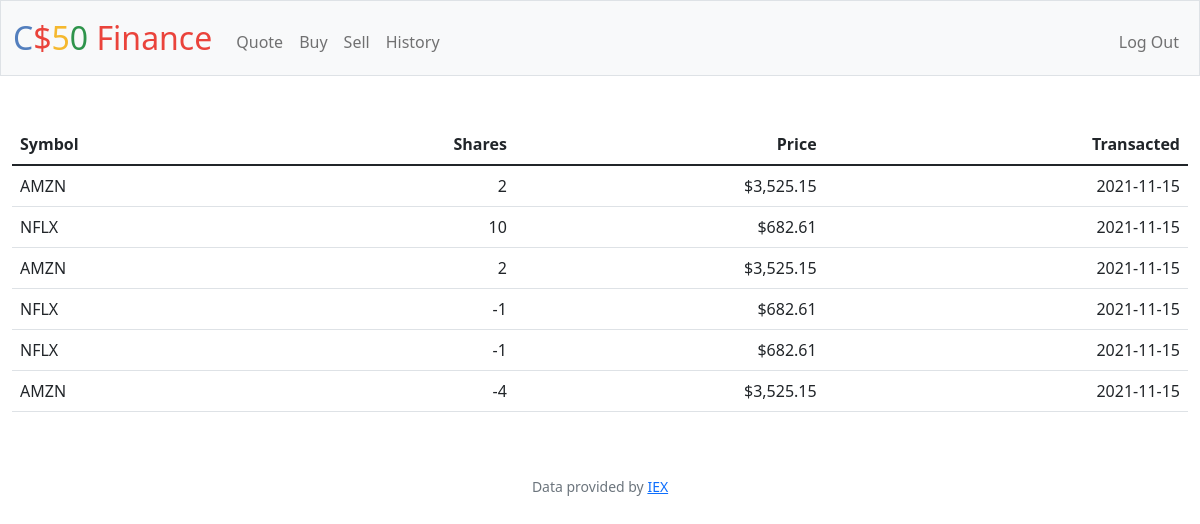
Screenshot of /history (signed in) with the database file from the repository.
### tables this page shows
CREATE TABLE transactions(id INTEGER, user_id INTEGER, symbol TEXT, shares INTEGER, price NUMERIC, time TEXT, PRIMARY KEY(id));

### app.py (the view)
@app.route("/history")
@login_required
def history():
    rows = db.execute("SELECT * FROM transactions WHERE user_id = ?", session["user_id"])
    return render_template("history.html", rows=rows)

### app.py (called while the page is built)
@app.after_request
def after_request(response):
    response.headers["Cache-Control"] = "no-cache, no-store, must-revalidate"
    response.headers["Expires"] = 0
    response.headers["Pragma"] = "no-cache"
    return response

### helpers.py (called while the page is built)
def login_required(f):
    @wraps(f)
    def decorated_function(*args, **kwargs):
        if session.get("user_id") is None:
            return redirect("/login")
        return f(*args, **kwargs)
    return decorated_function

def usd(value):
    return f"${value:,.2f}"

### templates/history.html (shortened to what this page needs)
{% extends "layout.html" %}
{% block main %}
<table class="table">
    <thead>
        <tr>
            <th class="text-start">Symbol</th>
            <th class="text-end">Shares</th>
            <th class="text-end">Price</th>
            <th class="text-end">Transacted</th>
        </tr>
    </thead>
    <tbody>
        {% for i in rows %}
            <tr>
                <td class="text-start">{{ i.symbol }}</td>
                <td class="text-end">{{ i.shares }}</td>
                <td class="text-end">{{ i.price | usd }}</td>
                <td class="text-end">{{ i.time }}</td>
            </tr>
        {% endfor %}
    </tbody>
</table>
{% endblock %}

### templates/layout.html (shortened to what this page needs)
<!DOCTYPE html>
<html lang="en">
    <head>
        <link href="https://cdn.jsdelivr.net/npm/bootstrap@5.1.3/dist/css/bootstrap.min.css" rel="stylesheet">
        <link href="/static/styles.css" rel="stylesheet">
    </head>
    <body>
        <nav class="bg-light border navbar navbar-expand-md navbar-light">
            <div class="container-fluid">
                <a class="navbar-brand" href="/"><span class="blue">C</span><span class="red">$</span><span class="yellow">5</span><span class="green">0</span> <span class="red">Finance</span></a>
                <div class="collapse navbar-collapse" id="navbar">
                    {% if session["user_id"] %}
                        <ul class="navbar-nav me-auto mt-2">
                            <li class="nav-item"><a class="nav-link" href="/quote">Quote</a></li>
                            <li class="nav-item"><a class="nav-link" href="/buy">Buy</a></li>
                            <li class="nav-item"><a class="nav-link" href="/sell">Sell</a></li>
                            <li class="nav-item"><a class="nav-link" href="/history">History</a></li>
                        </ul>
                        <ul class="navbar-nav ms-auto mt-2">
                            <li class="nav-item"><a class="nav-link" href="/logout">Log Out</a></li>
                        </ul>
                    {% else %}
                        <ul class="navbar-nav ms-auto mt-2">
                            <li class="nav-item"><a class="nav-link" href="/register">Register</a></li>
                            <li class="nav-item"><a class="nav-link" href="/login">Log In</a></li>
                        </ul>
                    {% endif %}
                </div>
            </div>
        </nav>
        <main class="container-fluid py-5 text-center">
            {% block main %}{% endblock %}
        </main>
        <footer class="mb-5 small text-center text-muted">
            Data provided by <a href="https://iexcloud.io/">IEX</a>
        </footer>
    </body>
</html>

### static/styles.css (style rules this page uses)
nav .navbar-brand { font-size: xx-large; }
nav .navbar-brand .blue { color: #537fbe; }
nav .navbar-brand .red { color: #ea433b; }
nav .navbar-brand .yellow { color: #f5b82e; }
nav .navbar-brand .green { color: #2e944b; }

### rows the page displays
transactions: symbol "AMZN", shares "2", price "$3,525.15", time "2021-11-15"
transactions: symbol "NFLX", shares "10", price "$682.61", time "2021-11-15"
transactions: symbol "AMZN", shares "2", price "$3,525.15", time "2021-11-15"
transactions: symbol "NFLX", shares "-1", price "$682.61", time "2021-11-15"
transactions: symbol "NFLX", shares "-1", price "$682.61", time "2021-11-15"
transactions: symbol "AMZN", shares "-4", price "$3,525.15", time "2021-11-15"
